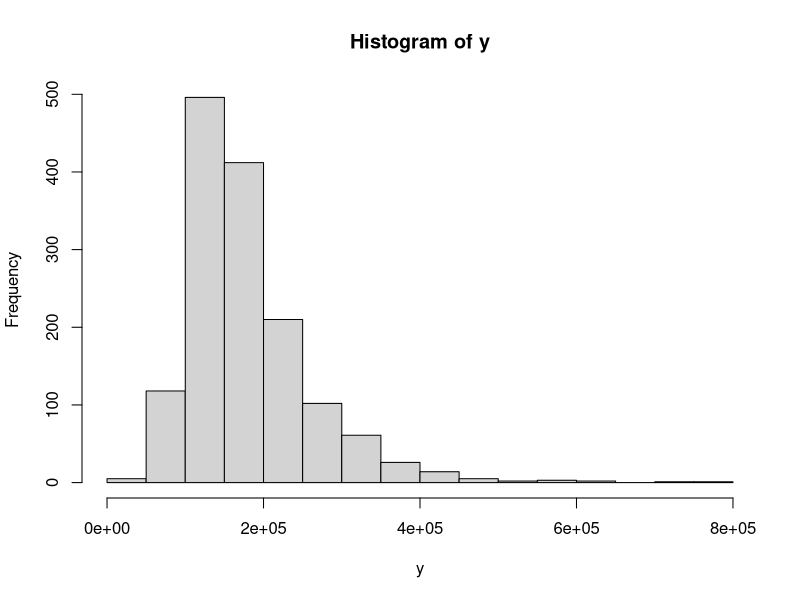
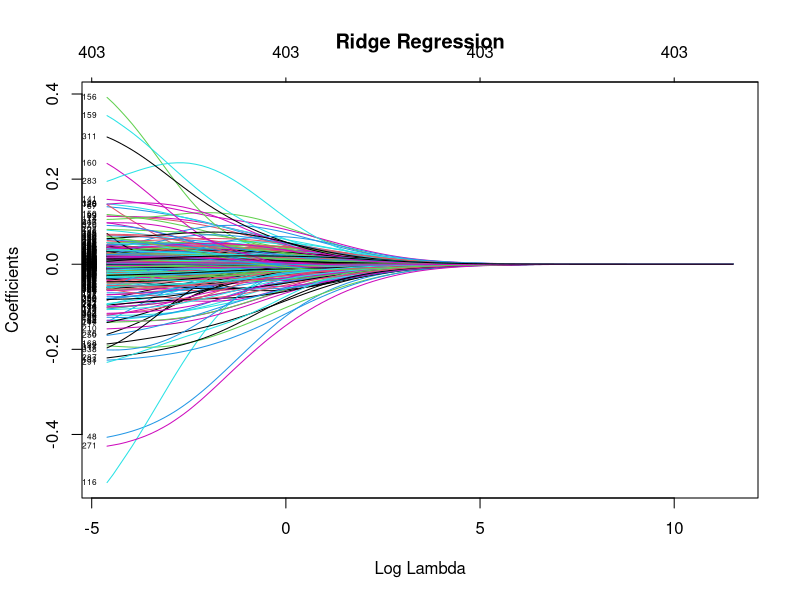
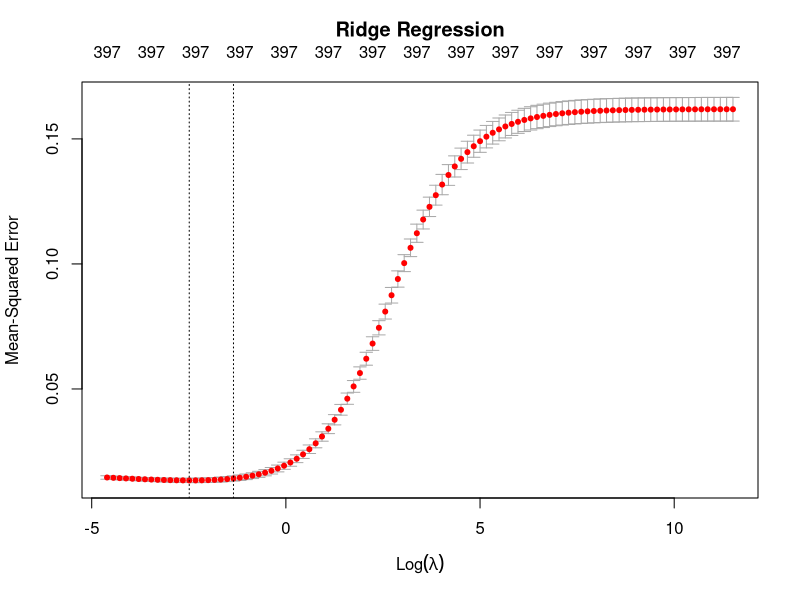
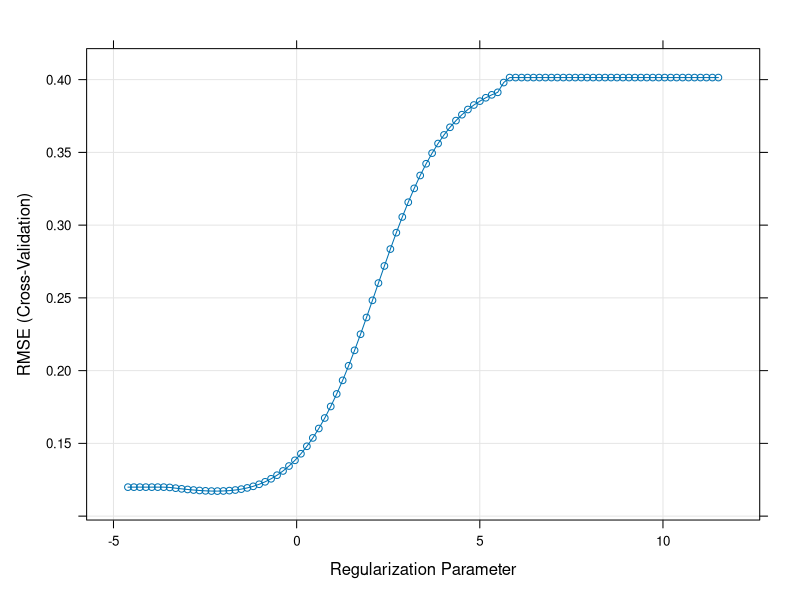
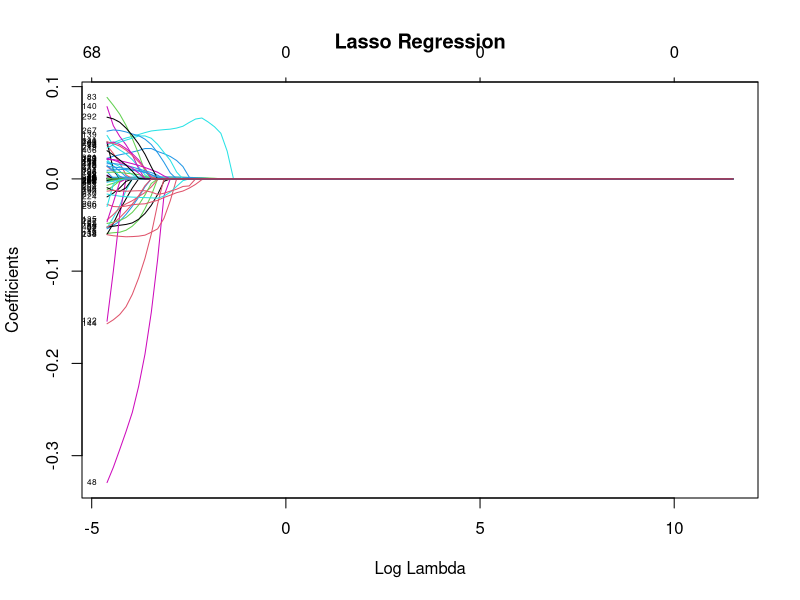
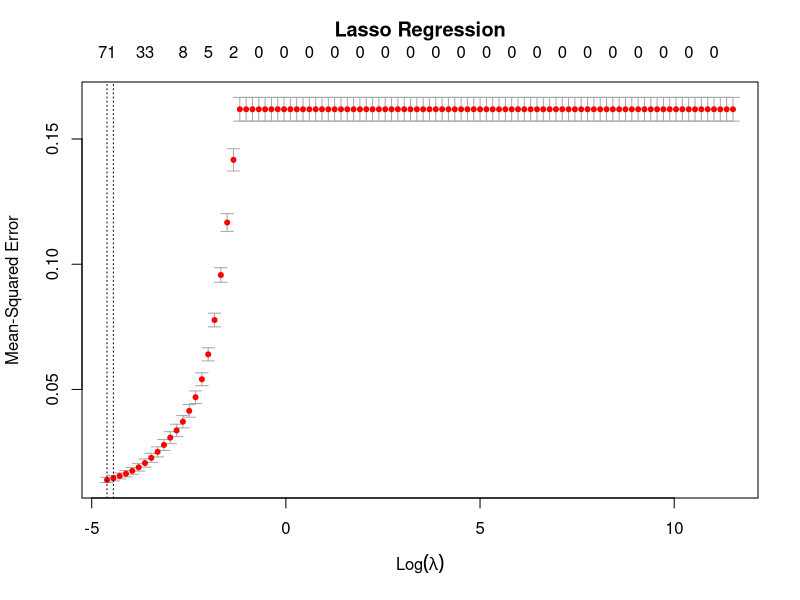

Write the R code that produced these figures, in order. (Note: this script raises an error after producing the figures.)



# Working with glmnet, importing file. Set variable "obs" to number of observations in the training data

library(glmnet)
data=read.csv("basement.csv")[,-1]
obs=1458
data=data[1:obs,]

# x puts the data into a form compatible with glmnet methods. y is shown to be skewed and therefore log transformed

x = model.matrix(SalePrice ~ ., data)[, -1] 
y = data$SalePrice
hist(y)
y=log(y)

# range of lambda values for grid search

grid = 10^seq(5, -2, length = 100)
ridge.models = glmnet(x, y, alpha = 0, lambda = grid)

dim(coef(ridge.models)) #415 different coefficients, estimated 100 times --
#once each per lambda value.
coef(ridge.models) #Inspecting the various coefficient estimates.

#Visualizing the ridge regression shrinkage.
plot(ridge.models, xvar = "lambda", label = TRUE, main = "Ridge Regression")

# Sampling 70% of the trainign data for training, the rest for testing the model  

set.seed(0)
train = sample(1:obs, 7*obs/10)
test = (-train)
y.test = y[test]

length(train)/nrow(x)
length(y.test)/nrow(x)

#Let's attempt to fit a ridge regression using some arbitrary value of lambda;
#we still have not yet figured out what the best value of lambda should be!
#We will arbitrarily choose 5. We will now use the training set exclusively.
ridge.models.train = glmnet(x[train, ], y[train], alpha = 0, lambda = grid)
ridge.lambda5 = predict(ridge.models.train, s = 5, newx = x[test, ])
sqrt(mean((ridge.lambda5 - y.test)^2))


#Running 10-fold cross validation on ridge model.
set.seed(0)
cv.ridge.out = cv.glmnet(x[train, ], y[train],
                         lambda = grid, alpha = 0, nfolds = 10)
plot(cv.ridge.out, main = "Ridge Regression\n")
bestlambda.ridge = cv.ridge.out$lambda.min
bestlambda.ridge
log(bestlambda.ridge)

#What is the test MSE associated with this best value of lambda?
ridge.bestlambdatrain = predict(ridge.models.train, s = bestlambda.ridge, newx = x[test, ])
sqrt(mean((ridge.bestlambdatrain - y.test)^2))


### Alternative method with caret
library(caret)
set.seed(0)
train_control = trainControl(method = 'cv', number=10)
tune.grid = expand.grid(lambda = grid, alpha=c(0))
ridge.caret = train(x[train, ], y[train],
                    method = 'glmnet',
                    trControl = train_control, tuneGrid = tune.grid)

### Plot the tuning object:
plot(ridge.caret, xTrans=log)

### We see caret::train returns a different result from the
### one by cv.glmnet. By comparing the ridge.caret$results
### and cv.ridge.out$cvm, it's most likely to be rounding and 
### averaging.

### Predicting with the final model
pred = predict.train(ridge.caret , newdata = x[test,])
sqrt(mean((pred - y[test])^2))


##########################
#####Lasso Regression#####
##########################
#Fitting the lasso regression. Alpha = 1 for lasso regression.
lasso.models = glmnet(x, y, alpha = 1, lambda = grid)



#Visualizing the lasso regression shrinkage.
plot(lasso.models, xvar = "lambda", label = TRUE, main = "Lasso Regression")


#Let's attempt to fit a lasso regression using some arbitrary value of lambda;
#we still have not yet figured out what the best value of lambda should be!
#We will arbitrarily choose 5. We will now use the training set exclusively.
lasso.models.train = glmnet(x[train, ], y[train], alpha = 1, lambda = grid)
lasso.lambda5 = predict(lasso.models.train, s = 5, newx = x[test, ])
sqrt(mean((lasso.lambda5 - y.test)^2))



#Running 10-fold cross validation for lambda of lasso model
set.seed(0)
cv.lasso.out = cv.glmnet(x[train, ], y[train],
                         lambda = grid, alpha = 1, nfolds = 10)
plot(cv.lasso.out, main = "Lasso Regression\n")
bestlambda.lasso = cv.lasso.out$lambda.min
bestlambda.lasso
log(bestlambda.lasso)

#What is the test MSE associated with this best value of lambda?
lasso.bestlambdatrain = predict(lasso.models.train, s = bestlambda.lasso, newx = x[test, ])
sqrt(mean((lasso.bestlambdatrain - y.test)^2))

# Runnign 10-fold cross-validation for Elastic Net model parameters alpha, lambda

x0=1965392410
alph=0

for (i in 1:10){
  set.seed(0)
  cv.lasso.out = cv.glmnet(x[train, ], y[train],
                         lambda = grid, alpha = i/10, nfolds = 10)
  bestlambda.lassot = cv.lasso.out$lambda.min


  lasso.models.train = glmnet(x[train, ], y[train], alpha = i/10, lambda = grid)
  lasso.bestlambdatrain = predict(lasso.models.train, s = bestlambda.lassot, newx = x[test, ])
  x1=mean((lasso.bestlambdatrain - y.test)^2)
print(mean(abs(y.test-predict(lasso.models.train, s = bestlambda.lassot, newx = x[test,]))*100/y.test))
print(paste("alpha=",i, "lambda=",cv.lasso.out$lambda.min))
print(paste("rMSE=",sqrt(x1)))

if (x1<=x0)
  {x0=x1
  bestlambda.lasso=bestlambda.lassot
  alph=i/10
  lasso.models.train = glmnet(x[train, ], y[train], alpha = i/10, lambda =bestlambda.lasso)
  print(paste("Set alpha=",i, ",lambda=",cv.lasso.out$lambda.min))
 } 
}

lasso.models.train = glmnet(x[train, ], y[train], alpha = alph, lambda = grid)
mean(abs(y.test-predict(lasso.models.train, s = bestlambda.lasso, newx = x[test,]))*100/y.test)

#rmse for elastic net model

print(paste("rMSEl=",sqrt(mean((log(predict(lasso.models.train, s = bestlambda.lasso, newx = x[test,])) - log(y.test))^2))))

# Boosting elastic net by adding predicted SalesPrice values to x data, using epsilon (residuals) as y

epsilon=y[train]-predict(lasso.models.train, s = bestlambda.lasso, newx = x[train,])
epsilon1=y[test]-predict(lasso.models.train, s = bestlambda.lasso, newx = x[test,])

data1=data[1:obs,]
data1["SalePrice"]=predict(lasso.models.train, s = bestlambda.lasso, newx = x)
data1[,'epsilon']=integer(obs)
for (j in row.names(epsilon)){
  data1[j,'epsilon']=epsilon[row.names(epsilon)==j,]
}
for (j in row.names(epsilon1)){
  data1[j,'epsilon']=epsilon1[row.names(epsilon1)==j,]
}
x1 = model.matrix(epsilon ~ ., data1)[, -1] #Dropping the intercept column.
y1 = data1$epsilon
write.csv(data1, "epsilon.csv")


set.seed(0)
train1 = sample(1:nrow(x1), 7*nrow(x1)/10)
test1 = (-train1)
#test=c(1:obs)
#final=c(1461:2919)
y.test1 = y1[test1]

length(train1)/nrow(x1)
length(y.test1)/nrow(x1)
grid = 10^seq(5, -2, length = 100)
lasso.models.train1 = glmnet(x1[train1, ], y1[train1], alpha = 1, lambda = grid)
x00=1965392410
alph2=0
### Grid search for elastic net parameters of epsilon model
for (i in 1:10){ 
  set.seed(0)
  cv.lasso.out = cv.glmnet(x1[train1, ], y1[train1],
                           lambda = grid, alpha = i/10, nfolds = 10)
  bestlambda.lasso1t = cv.lasso.out$lambda.min
  alph2=i/10
  lasso.models.train1 = glmnet(x1[train1, ], y1[train1], alpha = alph2, lambda = grid)
  lasso.bestlambdatrain = predict(lasso.models.train1, s = bestlambda.lasso1t, newx = x1[test1, ])
  x11=mean((lasso.bestlambdatrain - y.test1)^2)
  print(mean(abs((y.test1-predict(lasso.models.train1, s = bestlambda.lasso1t, newx = x1[test1,]))*100/y.test1)))
  print(paste("alpha=",i, "lambda=",cv.lasso.out$lambda.min))
  print(paste("MSE=",x11))
  print(paste("rMSE=",sqrt(x11)))
  
  if (x11<=x00)
  {x00=x11
  bestlambda.lasso1=bestlambda.lasso1t
  lasso.models.train1 = glmnet(x1[train1, ], y1[train1], alpha = i/10, lambda =bestlambda.lasso1)
  print(paste("alpha=",i, "lambda=",cv.lasso.out$lambda.min))
  print(paste("MSE=",x00))} 
}
data1["predictedE"]=predict(lasso.models.train1, s = 1202, newx = x1)
write.csv(data1, "epsilon.csv")
lasso.models.train1 = glmnet(x1[train1, ], y1[train1], alpha = alph2, lambda = grid)
mean(abs((y.test1-predict(lasso.models.train1, s = bestlambda.lasso1, newx = x1[test1,]))*100/y.test1))
mean(abs(y.test-predict(lasso.models.train, s = bestlambda.lasso, newx = x[test,])-predict(lasso.models.train1, s = bestlambda.lasso1, newx = x1[test,]))*100/y.test)
mean(abs(y.test-predict(lasso.models.train, s = bestlambda.lasso, newx = x[test,])-predict(lasso.models.train1, s = bestlambda.lasso1, newx = x1[test,]))*100/y.test)

# rmse of boosted model

sqrt(mean((log(y.test)-log(predict(lasso.models.train, s = bestlambda.lasso, newx = x[test,])+predict(lasso.models.train1, s = bestlambda.lasso1, newx = x1[test,])))^2))

# applying the boosted elastic net to testing data for submission

data=read.csv("basement.csv")[,-1]
#data=data[1459:2917, ]

x = model.matrix(SalePrice ~ ., data)[, -1] 
y = data$SalePrice
Prices=exp(predict(lasso.models.train, s = bestlambda.lasso, newx = x))
data["SalePrice"]=predict(lasso.models.train, s = bestlambda.lasso, newx = x)
data[,'epsilon']=integer(2917)

epsilon=y-predict(lasso.models.train, s = bestlambda.lasso, newx = x)
epsilon1=y-predict(lasso.models.train, s = bestlambda.lasso, newx = x)

x = model.matrix(SalePrice ~ ., data)[, -1] 
y = data$SalePrice


data1['epsilon']=epsilon
for (j in row.names(epsilon)){
  data1[j,'epsilon']=epsilon[row.names(epsilon)==j,]
}
for (j in row.names(epsilon1)){
  data1[j,'epsilon']=epsilon1[row.names(epsilon1)==j,]
}
x1 = model.matrix(epsilon ~ ., data1)[, -1] 
y1 = data1$epsilon


Prices=Prices-exp(predict(lasso.models.train1, s = bestlambda.lasso1, newx = x))

write.csv(data.frame(Prices), "elasticnet.csv")
